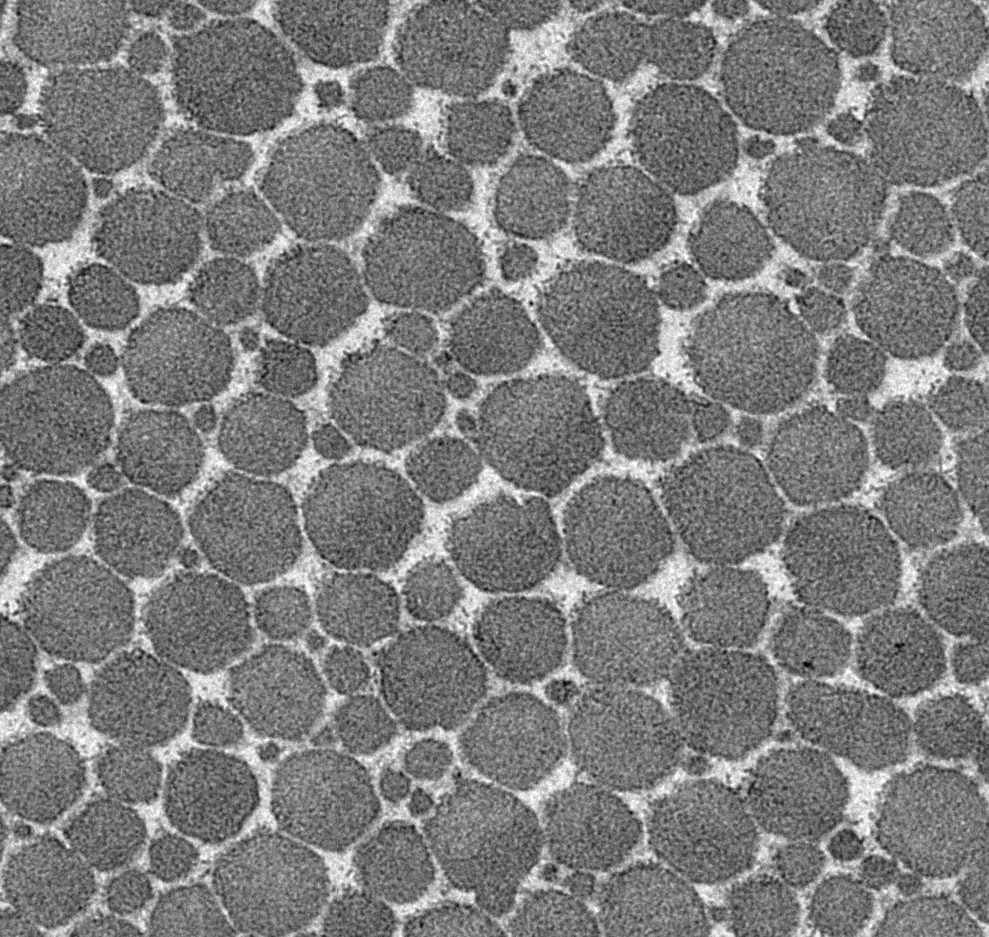
%> input picture Collagen Fibril Detection/fiber test 8bit.tif, 989 x 937 px
$ octave dotDeformation.m   (GNU Octave 9; MATLAB toolbox functions it lacks are replaced by stand-ins)
%> lines starting %> are read from the running program, lines starting %| are printed output that depends on the picture; in (x1, y1, x2, y2) boxes, pixels count from 0 and x2, y2 are one past the last pixel; in counts of white or black regions, pixels touching at a corner belong together; the program's own positions count from 1
[file,path] = uigetfile('*.tif');
%> the answer given: Collagen Fibril Detection/fiber test 8bit.tif
filepath = [path,file];
% filepath = 'C:\Users\Janty\Desktop\OmarStacks\20150703  Z stack 633+transmitted dot array 20%laser 18um depth_z003_c001.tif';
img = imread(filepath);
%> img is the input picture: size 937x989 uint8; min 0, max 255, mean 123.9
figure
imshow(img,[]) % Select a "c001" file
% Eventually, should loop through each image in stack, i.e. z001, zoo2,
% etc.
%%
% Make binary image and fill in gaps
% level = graythresh(img);
level = graythresh(img);
%> level = 0.565
bw = im2bw(img,level);
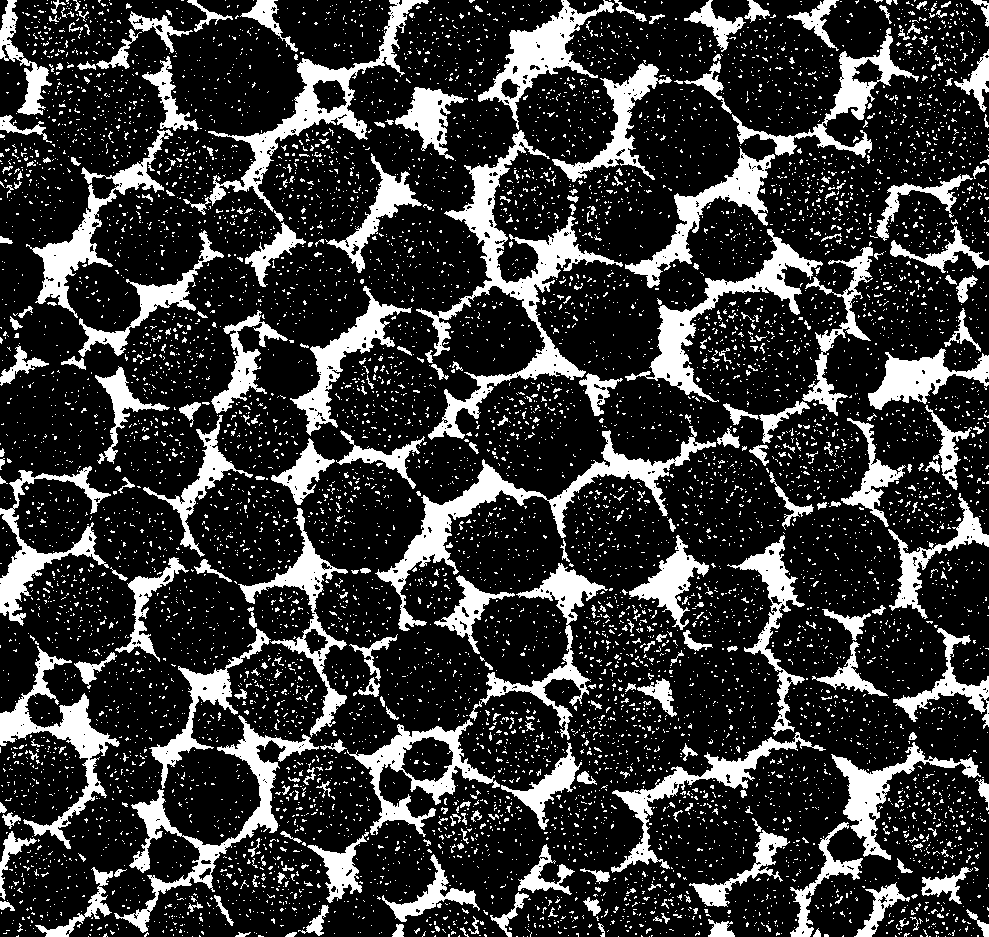
%> bw: size 937x989 logical; 21.6% white; 8534 white regions (8175 under 20 px), largest, box (x1, y1, x2, y2) and area: (416, 130, 623, 440) 9877, (375, 426, 716, 631) 7712, (183, 0, 429, 215) 6050
bw = imfill(bw,'holes');
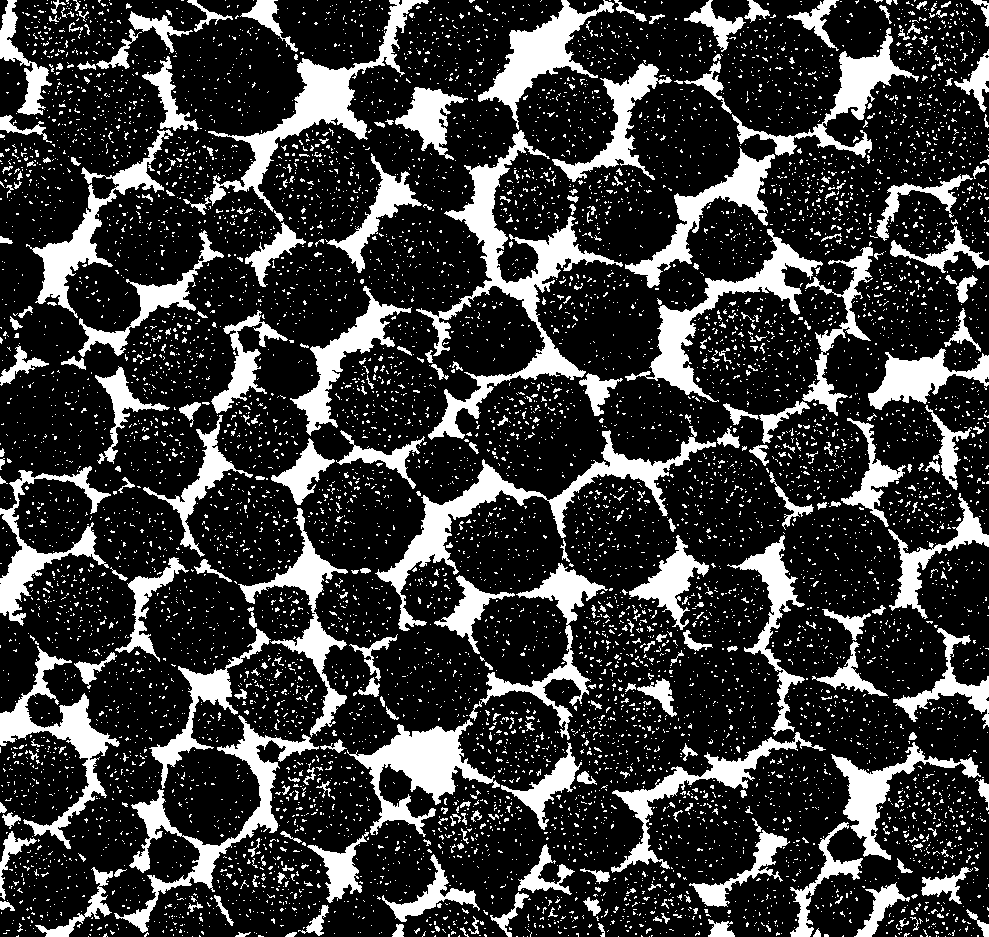
%> bw: size 937x989 logical; 22.4% white; 8519 white regions (8158 under 20 px), largest, box (x1, y1, x2, y2) and area: (416, 130, 623, 440) 10176, (375, 426, 716, 631) 7818, (183, 0, 429, 215) 6969
figure
imshow(bw,[])
